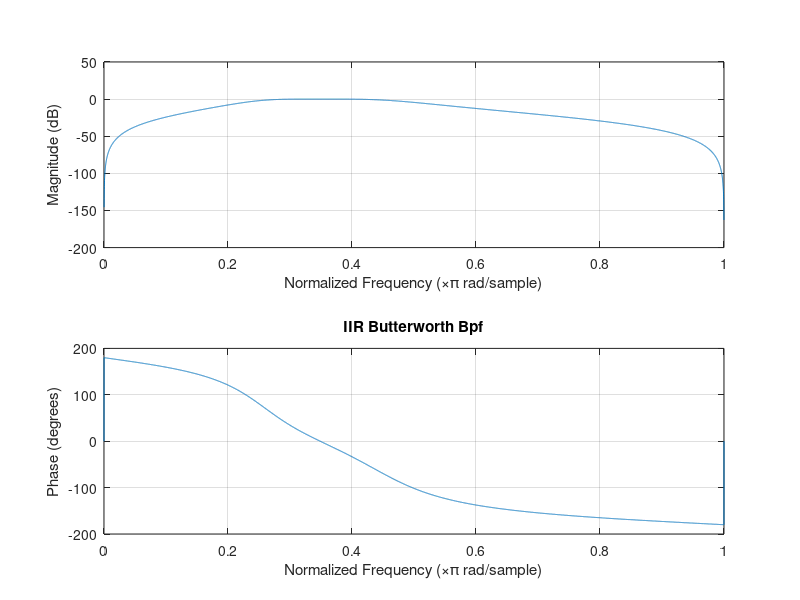

MATLAB code for this plot: (Note: this script raises an error after producing the figure.)
clc;
close all;
clear all;

fp=1200;
fsp=2400;
fs=10000;
Rp=1;
Rs=6;
wp=(2*fp)/fs;
ws=(2*fsp)/fs;
[N,wc]=buttord(wp,ws,Rp,Rs);
wc=[wp ws];
[b,a]=butter(N,wc,'bandpass');
freqz(b,a,fs);
title('IIR Butterworth Bpf');
printsys(b,a,'z');